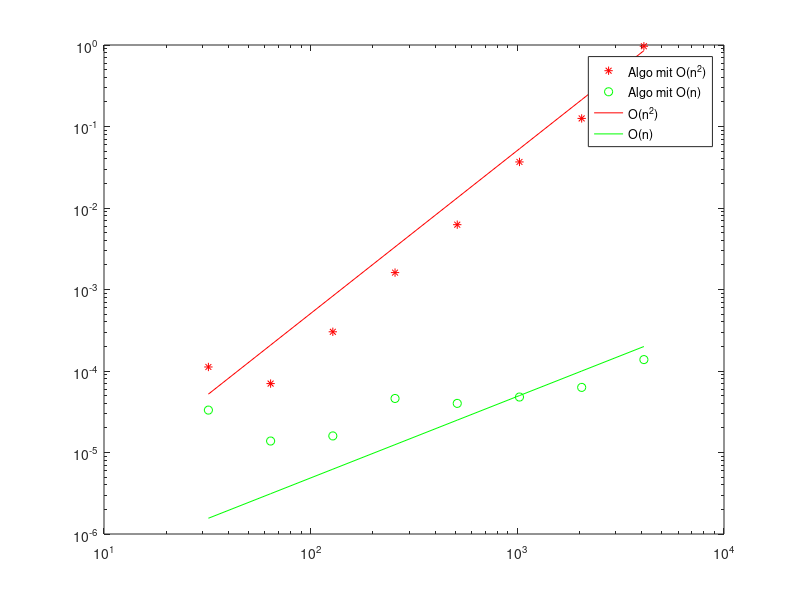

Recreate this plot in MATLAB.
sizes = 2 .^ (5:1:12);
iterNr = 1;
runs = 5;

slowTimes = zeros(size(sizes, 1));
fastTimes = zeros(size(sizes, 1));

% iterate over the vector sizes
for n = sizes
  slowT = realmax;
  fastT = realmax;
  
  for r = runs
    % prepare vectors and matrices
    I = eye(n);
    u = rand(n, 1);
    v = rand(n, 1);
    x = rand(n, 1);
    a = rand();

    % the O(n^2) way
    tic;
      result1 = (I + a * u * v') * x;
    slowT = min(toc, slowT);

    % the O(n) way
    tic;
      result2 = x + a * u * (v' * x);
    fastT = min(toc, fastT);
    
  end
  
  slowTimes(iterNr) = slowT;
  fastTimes(iterNr) = fastT;
  
  iterNr = iterNr + 1;
  
end

% plot the measured times
v = sum(slowTimes(1, :)) / sum(sizes .^ 2);
t = sum(fastTimes(1, :)) / sum(sizes);
loglog(sizes, slowTimes, 'r*', sizes, fastTimes, 'go', sizes, v * sizes .^ 2, 'r-', sizes, t * sizes, 'g-');
legend('Algo mit O(n^2)', 'Algo mit O(n)', 'O(n^2)', 'O(n)');

